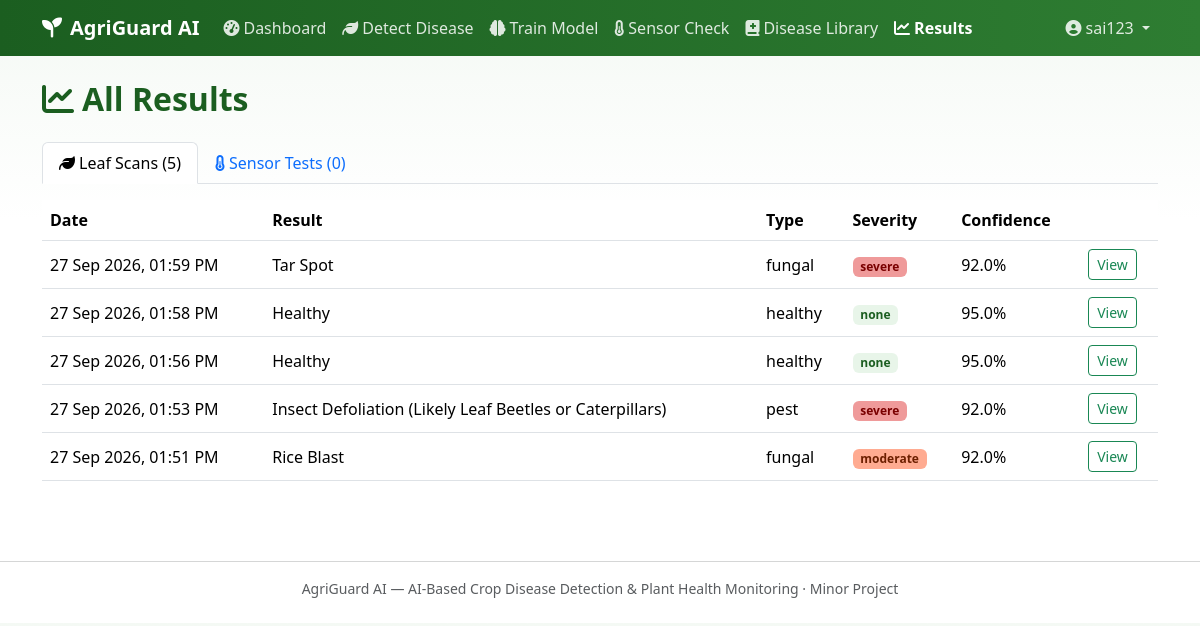
The page /results (signed in) on the database its author committed.
### app.py (models this page shows)
class ImageAnalysis(db.Model):
    id = db.Column(db.Integer, primary_key=True)
    user_id = db.Column(db.Integer, db.ForeignKey('user.id'), nullable=False)
    filename = db.Column(db.String(200), nullable=False)
    disease_detected = db.Column(db.Boolean)
    disease_name = db.Column(db.String(100))
    disease_type = db.Column(db.String(100))
    severity = db.Column(db.String(50))
    confidence = db.Column(db.Float)
    symptoms = db.Column(db.String(500))  # JSON string
    possible_causes = db.Column(db.String(500))  # JSON string
    treatment = db.Column(db.String(500))  # JSON string
    notes = db.Column(db.Text)
    created_at = db.Column(db.DateTime, default=datetime.now)

### app.py (the view)
@app.route('/results')
@login_required
def results():
    user = User.query.get(session['user_id'])
    test_results = TestResults.query.filter_by(user_id=user.id).order_by(
        TestResults.created_at.desc()).all()
    image_results = ImageAnalysis.query.filter_by(user_id=user.id).order_by(
        ImageAnalysis.created_at.desc()).all()
    return render_template('results.html', test_results=test_results, image_results=image_results)

### app.py (called while the page is built)
def login_required(f):
    @wraps(f)
    def decorated_function(*args, **kwargs):
        if 'user_id' not in session:
            flash('Please log in first.', 'warning')
            return redirect(url_for('login'))
        if User.query.get(session['user_id']) is None:
            session.clear()
            flash('Your session has expired. Please log in again.', 'warning')
            return redirect(url_for('login'))
        return f(*args, **kwargs)
    return decorated_function

### templates/results.html (shortened to what this page needs)
{% extends "base.html" %}
{% block content %}
<h2 class="section-title mb-4"><i class="fa-solid fa-chart-line me-2"></i>All Results</h2>
<ul class="nav nav-tabs mb-3" id="resultTabs" role="tablist">
  <li class="nav-item"><button class="nav-link active" data-bs-toggle="tab" data-bs-target="#imgTab" type="button">
    <i class="fa-solid fa-leaf me-1"></i>Leaf Scans ({{ image_results|length }})</button></li>
  <li class="nav-item"><button class="nav-link" data-bs-toggle="tab" data-bs-target="#sensorTab" type="button">
    <i class="fa-solid fa-temperature-half me-1"></i>Sensor Tests ({{ test_results|length }})</button></li>
</ul>
<div class="tab-content">
  <div class="tab-pane fade show active" id="imgTab">
    {% if image_results %}
    <div class="table-responsive">
      <table class="table table-hover align-middle bg-white">
        <thead><tr><th>Date</th><th>Result</th><th>Type</th><th>Severity</th><th>Confidence</th><th></th></tr></thead>
        <tbody>
          {% for img in image_results %}
          <tr>
            <td>{{ img.created_at.strftime('%d %b %Y, %I:%M %p') }}</td>
            <td>{{ img.disease_name or 'Healthy' }}</td>
            <td>{{ img.disease_type or '-' }}</td>
            <td><span class="badge badge-severity-{{ img.severity or 'none' }}">{{ img.severity or 'none' }}</span></td>
            <td>{{ '%.1f'|format(img.confidence or 0) }}%</td>
            <td><a href="{{ url_for('image_results', image_id=img.id) }}" class="btn btn-sm btn-outline-success">View</a></td>
          </tr>
          {% endfor %}
        </tbody>
      </table>
    </div>
    {% else %}
    <p class="text-muted">No leaf scans yet. <a href="{{ url_for('test_image') }}">Run your first scan</a>.</p>
    {% endif %}
  </div>
</div>
{% endblock %}

### templates/base.html (shortened to what this page needs)
<!DOCTYPE html>
<html lang="en">
<head>
<link href="https://cdnjs.cloudflare.com/ajax/libs/bootstrap/5.3.3/css/bootstrap.min.css" rel="stylesheet">
<link href="https://cdnjs.cloudflare.com/ajax/libs/font-awesome/6.5.1/css/all.min.css" rel="stylesheet">
<link href="{{ url_for('static', filename='css/style.css') }}" rel="stylesheet">
</head>
<body>
{% if session.get('user_id') %}
<nav class="navbar navbar-expand-lg navbar-dark app-navbar sticky-top">
  <div class="container">
    <a class="navbar-brand fw-bold" href="{{ url_for('dashboard') }}">
      <i class="fa-solid fa-seedling me-2"></i>AgriGuard AI
    </a>
    <div class="collapse navbar-collapse" id="navMain">
      <ul class="navbar-nav me-auto mb-2 mb-lg-0">
        <li class="nav-item"><a class="nav-link {% if request.endpoint=='dashboard' %}active{% endif %}" href="{{ url_for('dashboard') }}"><i class="fa-solid fa-gauge-high me-1"></i>Dashboard</a></li>
        <li class="nav-item"><a class="nav-link {% if request.endpoint=='test_image' %}active{% endif %}" href="{{ url_for('test_image') }}"><i class="fa-solid fa-leaf me-1"></i>Detect Disease</a></li>
        <li class="nav-item"><a class="nav-link {% if request.endpoint=='train_model' %}active{% endif %}" href="{{ url_for('train_model') }}"><i class="fa-solid fa-brain me-1"></i>Train Model</a></li>
        <li class="nav-item"><a class="nav-link {% if request.endpoint=='test_sensors' %}active{% endif %}" href="{{ url_for('test_sensors') }}"><i class="fa-solid fa-temperature-half me-1"></i>Sensor Check</a></li>
        <li class="nav-item"><a class="nav-link {% if request.endpoint=='disease_library' %}active{% endif %}" href="{{ url_for('disease_library') }}"><i class="fa-solid fa-book-medical me-1"></i>Disease Library</a></li>
        <li class="nav-item"><a class="nav-link {% if request.endpoint=='results' %}active{% endif %}" href="{{ url_for('results') }}"><i class="fa-solid fa-chart-line me-1"></i>Results</a></li>
      </ul>
      <ul class="navbar-nav">
        <li class="nav-item dropdown">
          <a class="nav-link dropdown-toggle" href="#" data-bs-toggle="dropdown">
            <i class="fa-solid fa-circle-user me-1"></i>{{ session.get('username', 'Account') }}
          </a>
        </li>
      </ul>
    </div>
  </div>
</nav>
{% endif %}
<main class="container my-4">
  {% block content %}{% endblock %}
</main>
<footer class="text-center text-muted py-4 small">
  <hr class="mb-3">
  AgriGuard AI &mdash; AI-Based Crop Disease Detection &amp; Plant Health Monitoring &middot; Minor Project
</footer>
</body>
</html>

### static/css/style.css (style rules this page uses)
:root { --ag-green: #2e7d32; --ag-green-dark: #1b5e20; --ag-green-light: #e8f5e9; --ag-accent: #66bb6a; --ag-earth: #6d4c41; }
body { background: linear-gradient(180deg, #f4f9f4 0%, #ffffff 220px); font-family: 'Segoe UI', system-ui, -apple-system, sans-serif; color: #223022; }
.app-navbar { background: linear-gradient(90deg, var(--ag-green-dark), var(--ag-green)); }
.app-navbar .nav-link { color: rgba(255,255,255,0.85); }
.app-navbar .nav-link.active, .app-navbar .nav-link:hover { color: #fff; font-weight: 600; }
.app-navbar .navbar-brand { color: #fff; }
.section-title { color: var(--ag-green-dark); font-weight: 700; }
.badge-severity-moderate { background-color: #ffab91; color: #6d1f00; }
.badge-severity-severe { background-color: #ef9a9a; color: #7a0000; }
.badge-severity-none { background-color: var(--ag-green-light); color: var(--ag-green-dark); }
.table thead { background-color: var(--ag-green-light); }

### rows shown on the page
ImageAnalysis: created_at "27 Sep 2026, 01:59 PM", disease_name "Tar Spot", disease_type "fungal", severity "severe", confidence "92.0"
ImageAnalysis: created_at "27 Sep 2026, 01:58 PM", disease_name "Healthy", disease_type "healthy", severity "none", confidence "95.0"
ImageAnalysis: created_at "27 Sep 2026, 01:56 PM", disease_name "Healthy", disease_type "healthy", severity "none", confidence "95.0"
ImageAnalysis: created_at "27 Sep 2026, 01:53 PM", disease_name "Insect Defoliation (Likely Leaf Beetles or Caterpillars)", disease_type "pest", severity "severe", confidence "92.0"
ImageAnalysis: created_at "27 Sep 2026, 01:51 PM", disease_name "Rice Blast", disease_type "fungal", severity "moderate", confidence "92.0"

### other values the page prints
{{ session.get('username', 'Account') }} "sai123"
{{ image_results|length }} "5"
{{ test_results|length }} "0"
